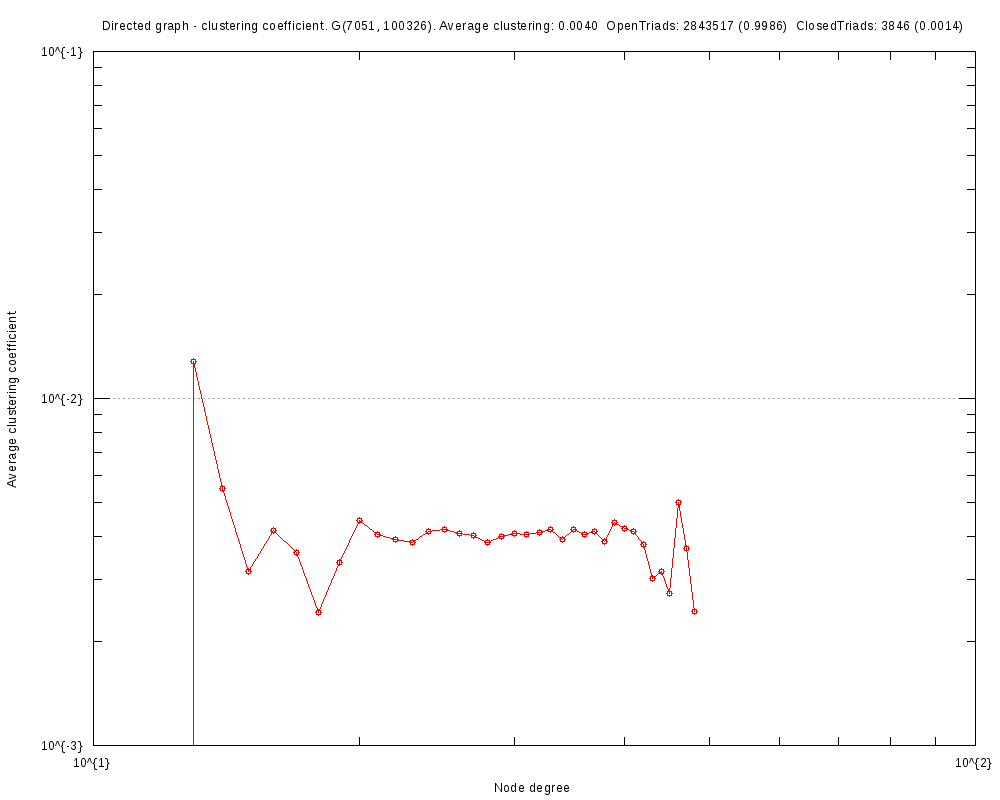

The script that saved this image:
#
# Directed graph - clustering coefficient. G(7051, 100326). Average clustering: 0.0040  OpenTriads: 2843517 (0.9986)  ClosedTriads: 3846 (0.0014) (Sun Oct 29 17:13:47 2017)
#

set title "Directed graph - clustering coefficient. G(7051, 100326). Average clustering: 0.0040  OpenTriads: 2843517 (0.9986)  ClosedTriads: 3846 (0.0014)"
set key bottom right
set logscale xy 10
set format x "10^{%L}"
set mxtics 10
set format y "10^{%L}"
set mytics 10
set grid
set xlabel "Node degree"
set ylabel "Average clustering coefficient"
set tics scale 2
set terminal png font arial 10 size 1000,800
set output 'ccf.EUC.png'
plot 	"ccf.EUC.tab" using 1:2 title "" with linespoints pt 6
